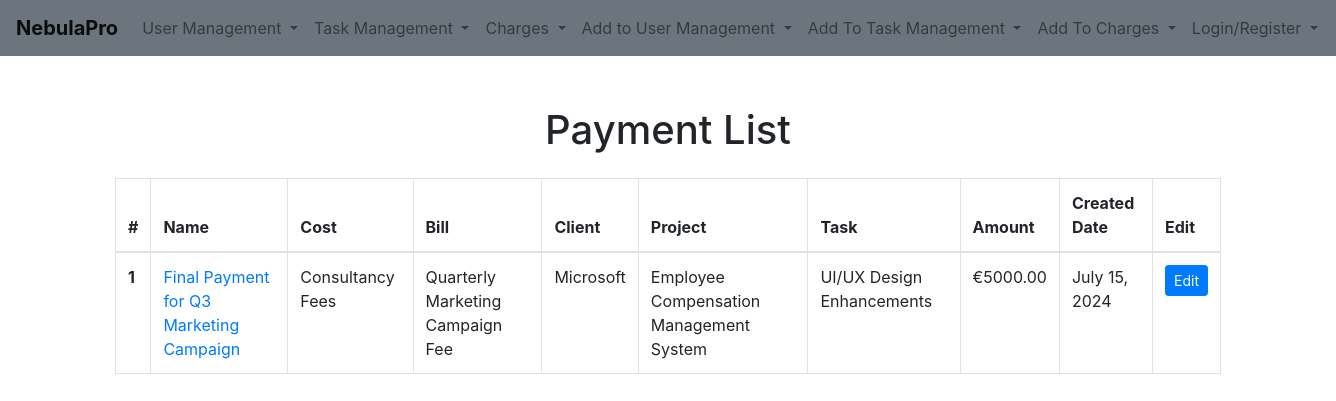
The page /payments/ on the database its author committed.
### charges/models.py (models this page shows, shortened)
class Payment(models.Model):
    name = models.CharField(max_length=225)
    cost = models.ForeignKey(Cost, null = False, on_delete=models.CASCADE)
    bill = models.ForeignKey(Bill, null = False, on_delete=models.CASCADE)
    client = models.ForeignKey(Client, null = False, on_delete=models.CASCADE)
    project = models.ForeignKey(Project, null = True, on_delete=models.CASCADE)
    task = models.ForeignKey(Task, null = True, on_delete=models.CASCADE)
    amount = models.DecimalField(max_digits=10, decimal_places=2, default=0.00)
    created_date = models.DateField(auto_now_add=True)

class Cost(models.Model):
    name = models.CharField(max_length=225)
    amount = models.DecimalField(max_digits=10, decimal_places=2)
    client = models.ForeignKey(Client, null = False, on_delete=models.CASCADE)
    task = models.ForeignKey(Task, null = False, on_delete=models.CASCADE)
    description = models.TextField()
    project = models.ForeignKey(Project, null = False, on_delete=models.CASCADE)
    status = models.CharField(max_length=225, choices=COST_STATUS_CHOICES, default = 'requested')
    created_date = models.DateTimeField(auto_now_add=True)
    def __str__(self):
        return self.name

class Bill(models.Model):
    name = models.CharField(max_length=225)
    client = models.ForeignKey(Client, null = False, on_delete=models.CASCADE)
    project = models.ForeignKey(Project, null = True, on_delete=models.CASCADE)
    description = models.TextField()
    bill_registered_date = models.DateField()
    bill_paid_date = models.DateField()
    total = models.DecimalField(max_digits=10, decimal_places=2)
    status = models.CharField(max_length=225, choices=BILL_STATUS_CHOICES, default = 'back_log')
    created_date = models.DateField(auto_now_add=True)
    def __str__(self):
        return self.name

### task_management/models.py (models this page shows)
class Client(models.Model):
    industry = models.ForeignKey(Industry, null = True, on_delete=models.SET_NULL)
    name = models.CharField(max_length=225)
    email = models.EmailField(null = True, max_length= 100)
    phone_number = models.CharField(max_length= 20, null = True)
    active = models.BooleanField(default= False)
    user = models.ForeignKey(User, null = True, on_delete=models.SET_NULL)
    created_date = models.DateTimeField(auto_now_add=True)
    def __str__(self):
        return self.name

class Project(models.Model):
    title = models.CharField(max_length=225)
    active = models.BooleanField(default= False)
    client = models.ForeignKey(Client, null = False, on_delete=models.CASCADE)
    status = models.CharField(max_length=225, choices=PROJECT_STATUS_CHOICES, default = 'draft')
    created_date = models.DateTimeField(auto_now_add=True)
    start_date = models.DateField()
    end_date = models.DateField()
    total_costs = models.DecimalField(max_digits=10, decimal_places=2)
    def __str__(self):
        return self.title

class Task(models.Model):
    title = models.CharField(max_length=225)
    project = models.ForeignKey(Project, null = True, on_delete=models.CASCADE)
    status = models.CharField(max_length=225, choices=TASK_STATUS_CHOICES, default = 'back_log')
    reporter = models.ForeignKey(User, related_name='reported_tasks', null = True, on_delete=models.SET_NULL)
    assignee = models.ForeignKey(User, related_name='assigned_tasks', null = True, on_delete=models.SET_NULL)
    created_date = models.DateTimeField(auto_now_add=True)
    deadline_date = models.DateField()
    last_modified_date = models.DateTimeField()
    last_modified_by = models.ForeignKey(User, related_name='modified_tasks', null = True, on_delete=models.SET_NULL)
    def __str__(self):
        return self.title

### charges/views.py (the view)
# urls.py: path('payments/', PaymentsView.as_view(), name='payments-list'),
class PaymentsView(ListView):
    model = Payment
    template_name = 'lists/payments.html'
    context_object_name = 'payments'

### charges/templates/lists/payments.html (shortened to what this page needs)
{% extends 'base.html' %}
{% load static %}
{% block extra_css %}
<link rel="stylesheet" href="{% static 'css/charges/costs.css' %}">
{% endblock %}
{% block content %}
    {% include 'components/payments_table.html' %}
{% endblock %}

### charges/templates/components/payments_table.html
<div class="container table-container">
    <div class="table-responsive">
        <h1 class="text-center mb-4">Payment List</h1>
        <table class="table table-bordered table-striped">
            <thead>
                <tr>
                    <th scope="col">#</th>
                    <th scope="col">Name</th>
                    <th scope="col">Cost</th>
                    <th scope="col">Bill</th>
                    <th scope="col">Client</th>
                    <th scope="col">Project</th>
                    <th scope="col">Task</th>
                    <th scope="col">Amount</th>
                    <th scope="col">Created Date</th>
                    <th scope="col">Edit</th>
                </tr>
            </thead>
            <tbody>
                {% for payment in payments %}
                <tr class="{% cycle 'table-striped-row-grey' 'table-striped-row-white' %}">
                    <th scope="row">{{ forloop.counter }}</th>
                    <td><a href="{% url 'payment-detail' payment.id %}">{{ payment.name }}</a></td>
                    <td>{{ payment.cost }}</td>
                    <td>{{ payment.bill }}</td>
                    <td>{{ payment.client }}</td>
                    <td>{{ payment.project }}</td>
                    <td>{{ payment.task }}</td>
                    <td>€{{ payment.amount }}</td>
                    <td>{{ payment.created_date }}</td>
                    <td><a href="{% url 'edit_payment' payment.id %}" class="btn btn-primary btn-sm">Edit</a></td>
                </tr>
                {% endfor %}
            </tbody>
        </table>
    </div>
</div>

### static/css/charges/costs.css (style rules this page uses)
.table th, .table td { padding: 12px; }
.table-container { display: flex; justify-content: center; align-items: flex-start; height: 100vh; margin-top: 50px; }
.table-bordered tbody tr:nth-child(odd) { background-color: white; }
.text-center { text-align: center; }
.table-striped-row-grey { background-color: #f8f9fa; }

### rows shown on the page
Payment: name "Final Payment for Q3 Marketing Campaign", cost "Consultancy Fees", bill "Quarterly Marketing Campaign Fee", client "Microsoft", project "Employee Compensation Management System", task "UI/UX Design Enhancements", amount "5000.00", created_date "July 15, 2024"
